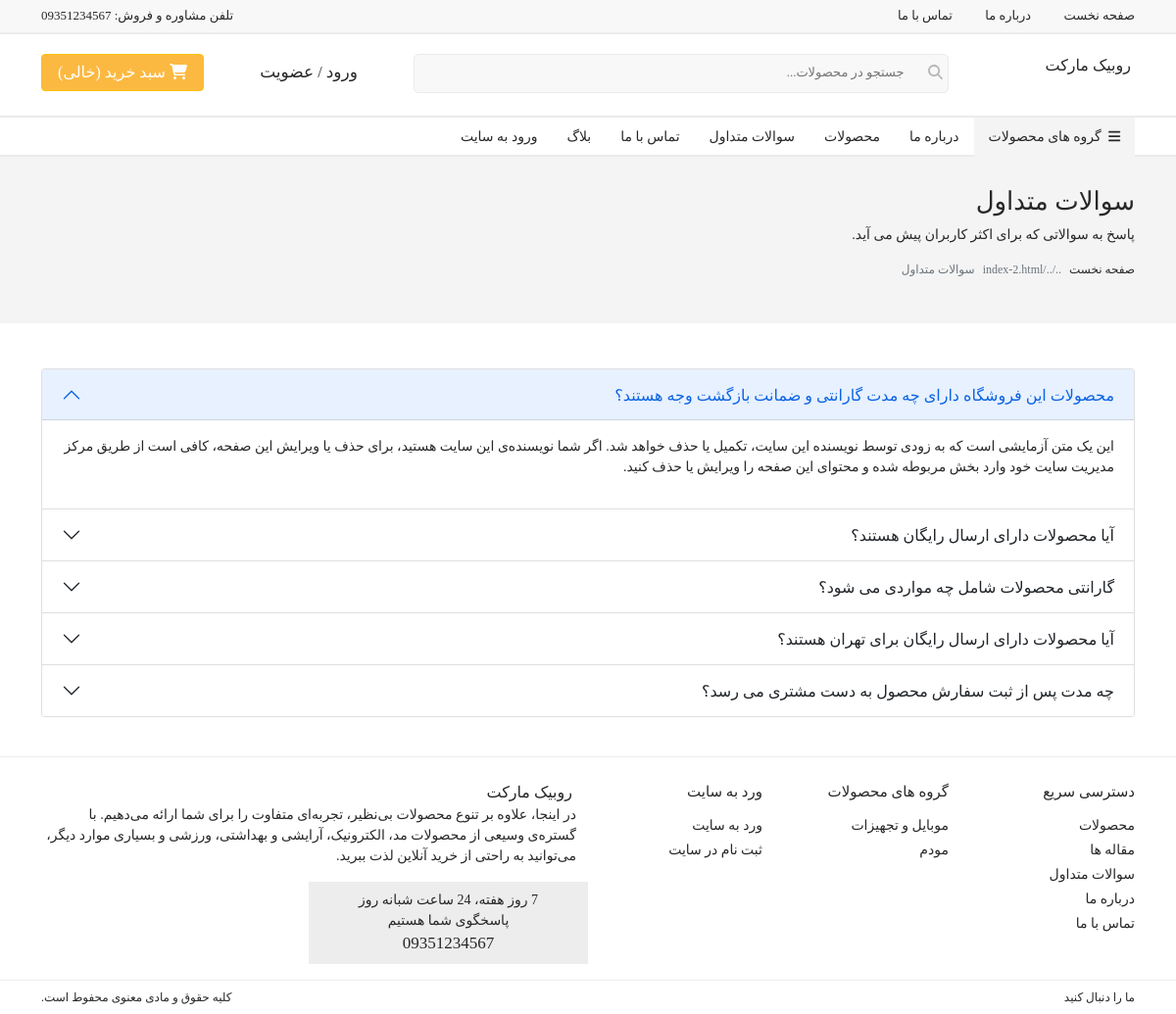
/fag, run on the app's committed database.
### home/models.py (models this page shows, shortened)
class Questions(models.Model):
    question = models.CharField(max_length=200,verbose_name='سوال')
    answer = models.TextField(verbose_name='جواب')
    class Meta:
        verbose_name = 'سوالات متداول'
        verbose_name_plural = 'سوالات های متداول'

### products/models.py (models this page shows, shortened)
class Category(models.Model):
    parent = models.ManyToManyField(CategoryTitles,verbose_name='والد',related_name='tilte_cat',)
    name = models.CharField(max_length=150, verbose_name='عنوان',unique=True)
    created = models.DateTimeField(auto_now_add=True)
    updated = models.DateTimeField(auto_now=True)
    top = models.BooleanField(default=False,verbose_name='برگزیده')
    class Meta:
        verbose_name = 'دسته بندی'
        verbose_name_plural = 'دسته بندی ها'
    def get_absolute_url(self):
        return reverse('product:cat_products', kwargs={'name': self.name})

### home/views.py (the view)
# urls.py: path('fag', views.FrequentlyAskedQuestionsView.as_view(), name='fag'),
class FrequentlyAskedQuestionsView(TemplateView):
    template_name = 'home/FrequentlyAskedQuestions.html'
    def get_context_data(self, **kwargs):
        context = super().get_context_data(**kwargs)
        context['faqs'] = models.Questions.objects.all()
        return context

### context_processors/context_processors.py (called while the page is built)
def group_categories(request):
    group_categories = GroupCategory.objects.all()
    category_titles = CategoryTitles.objects.all()
    categories = Category.objects.all()
    products = Products.objects.all()
    user = User.objects.all()
    marks = Mark.objects.all()
    blog = Blog.objects.all()
    item_count = 5
    categories_has_pro = Category.objects.filter(products__isnull=False).distinct()
    return {'group_categories':group_categories,'caregory_titles':category_titles,'categories':categories,'products':products,'users':user,'marks':marks,'blogs':blog,'cart_count':item_count,'cat_product':categories_has_pro}

### home/templatetags/my_custom_filters.py (called while the page is built)
@register.filter
def divide(value, arg):
    try:
        return int(value) // int(arg)
    except (ValueError, ZeroDivisionError):
        return (None)

### home/templates/home/FrequentlyAskedQuestions.html (shortened to what this page needs)
{% extends 'bace.html' %}
{% load static %}
{% block content %}
    <section class="inner-page" id="faq-page">
        <div class="container-fluid" id="page-hero">
            <div class="row">
                <div class="col-12">
                    <div class="container">
                        <div class="row">
                            <div class="col-12 px-0">
                                <h1>سوالات متداول</h1>
                                <p>پاسخ به سوالاتی که برای اکثر کاربران پیش می آید.</p>
                                <nav aria-label="breadcrumb">
                                    <ol class="breadcrumb">
                                        <li class="breadcrumb-item"><a href="index.html">صفحه نخست</a></li>
                                        <li class="breadcrumb-item active" aria-current="page">سوالات متداول</li>
                                    </ol>
                                </nav>
                            </div>
                        </div>
                    </div>
                </div>
            </div>
        </div>
        <div class="container">
            <div class="row">
                <div class="col-12">
                    <div class="content">
                        <div class="row">
                            <div class="col-12">
                                <div class="accordion mt-3" id="accordionExample">
                                    {% for fag in faqs %}
                                        <div class="accordion-item">
                                            <h2 class="accordion-header" id="heading{{ forloop.counter }}">
                                                {% if forloop.first %}
                                                <button class="accordion-button" type="button" data-bs-toggle="collapse" data-bs-target="#collapse{{ forloop.counter }}" aria-expanded="{{ forloop.first }}" aria-controls="collapse{{ forloop.counter }}">
                                                    {% else %}
                                                <button class="accordion-button collapsed" type="button" data-bs-toggle="collapse" data-bs-target="#collapse{{ forloop.counter }}" aria-expanded="{{ forloop.first }}" aria-controls="collapse{{ forloop.counter }}">
                                                {% endif %}
                                                    {{ fag.question }}
                                                </button>
                                            </h2>
                                            <div id="collapse{{ forloop.counter }}"
                                                 class="accordion-collapse collapse {% if forloop.first %}show{% endif %}"
                                                 aria-labelledby="heading{{ forloop.counter }}"
                                                 data-bs-parent="#accordionExample">
                                                <div class="accordion-body">
                                                    <p>{{ fag.answer }}</p>
                                                </div>
                                            </div>
                                        </div>
                                    {% endfor %}
                                </div>
                            </div>
                        </div>
                    </div>
                </div>
            </div>
        </div>
    </section>
{% endblock %}

### templates/includes/footer.html (shortened to what this page needs)
{% load static %}
<section class="pt-4 pb-3" id="footer">
    <div class="container">
        <div class="row">
            <div class="col-6 col-sm-4 col-lg-2">
                <div class="title">دسترسی سریع</div>
                <ul>
                    <li><a href="{% url 'product:list_product' %}">محصولات</a></li>
                    <li><a href="{% url 'blog:list_blogs' %}">مقاله ها</a></li>
                    <li><a href="{% url 'home:fag' %}">سوالات متداول</a></li>
                    <li><a href="{% url 'account:contactus' %}">درباره ما</a></li>
                    <li><a href="{% url 'account:message' %}">تماس با ما</a></li>
                </ul>
            </div>
            <div class="col-6 col-sm-4 col-lg-2">
                <div class="title">گروه های محصولات</div>
                <ul>
                    {% for cat in cat_product %}
                        <li><a href="{{ cat.get_absolute_url }}">{{ cat.name }}</a></li>
                    {% endfor %}
                </ul>
            </div>
            {% if request.user.is_authenticated %}
                <div class="col-6 col-sm-4 col-lg-2 d-none d-sm-inline-block">
                <div class="title">ناحیه کاربری</div>
                <ul>
                    <li><a href="{% url 'account:profile_user' %}">حساب کاربری</a></li>
                    <li><a href="{% url 'account:user_factors' %}">سفارش های شما</a></li>
                    <li><a href="{% url 'account:change_password' %}">تغیر رمز عبور</a></li>
                    <li><a href="{% url 'cart:detail' %}">سبد خرید</a></li>
                    <li><a href="{% url 'account:fav_detail' %}">علاقه مندی ها</a></li>
                    <li><a href="{% url 'account:add_address' %}">آدرس ها</a></li>
                </ul>
            </div>
                {% else %}
                <div class="col-6 col-sm-4 col-lg-2 d-none d-sm-inline-block">
                <div class="title">ورد به سایت</div>
                <ul>
                    <li><a href="{% url 'account:login_user' %}">ورد به سایت</a></li>
                    <li><a href="{% url 'account:register_user' %}">ثبت نام در سایت</a></li>
                </ul>
            </div>
            {% endif %}
            <div class="col-12 col-md-12 col-lg-6">
                <img src="{% static 'images/logo.png' %}" alt=""> روبیک مارکت
                <p>در اینجا، علاوه بر تنوع محصولات بی‌نظیر، تجربه‌ای متفاوت را برای شما ارائه می‌دهیم. با گستره‌ی وسیعی از محصولات مد، الکترونیک، آرایشی و بهداشتی، ورزشی و بسیاری موارد دیگر، می‌توانید به راحتی از خرید آنلاین لذت ببرید.</p>
                <div class="row">
                    <div class="col-12 col-md-6 text-center p-2" id="encode43vfbb65gtabfb">
                        <div>7 روز هفته، 24 ساعت شبانه روز</div>
                        <div>پاسخگوی شما هستیم</div>
                        <div>09351234567</div>
                    </div>
                    <div class="col-12 col-md-6 pt-2 pt-md-0" id="encode43vfbbbfb">
                        <div class="row">
                            <div class="col-4 text-center">
                            </div>
                            <div class="col-4 text-center">
                            </div>
                            <div class="col-4 text-center">
                            </div>
                        </div>
                    </div>
                </div>
            </div>
        </div>
    </div>
</section>
<section class="py-2" id="copyright">
    <div class="container">
        <div class="row">
            <div class="col-12 col-sm-6" id="social-links">
                <span>ما را دنبال کنید</span>
            </div>
            <div class="col-12 col-sm-6 text-sm-end pt-2 pt-sm-0">
                <span>کلیه حقوق و مادی معنوی محفوط است.</span>
            </div>
        </div>
    </div>
</section>

### static/css/style.css (style rules this page uses)
section#footer { margin-top: 10px; border-top: 1px solid #ededed; border-bottom: 1px solid #ededed; }
section#footer a { color: #282828; transition: 0.2s; }
section#footer p { font-family: "vazir-light-fd"; font-size: 14px; }
section#footer #encode43vfbb65gtabfb { font-size: 14px; background-color: #ededed; }
section#footer #encode43vfbb65gtabfb div:last-child { font-size: 17px; }
section#footer .title { font-family: "vazir-bold-fd"; font-size: 15px; }
section#footer ul { font-family: "vazir-light-fd"; font-size: 14px; padding-top: 10px; list-style: none; padding-right: 0; line-height: 25px; }
section#copyright { font-family: "vazir-light-fd"; font-size: 12px; }
section.inner-page #page-hero { background-color: #f4f4f4; padding-top: 30px; padding-bottom: 30px; }
section.inner-page #page-hero h1 { font-family: "vazir-bold-fd"; font-size: 26px; }
section.inner-page #page-hero p { font-family: "vazir-fd"; font-size: 14px; }
section.inner-page #page-hero .breadcrumb { font-size: 12px; }
section.inner-page #page-hero .breadcrumb a { color: #282828; transition: 0.3s; }
section.inner-page .content { padding-top: 30px; padding-bottom: 30px; background-color: white; }
section.inner-page .content p { font-family: "vazir-fd"; font-size: 14px; }
body { font-family: "vazir-fd"; color: #282828; }
a { text-decoration: none; color: #fcb941; transition: 0.3s; }

### data on the page
Questions: question "محصولات این فروشگاه دارای چه مدت گارانتی و ضمانت بازگشت وجه هستند؟", answer "این یک متن آزمایشی است که به زودی توسط نویسنده این سایت، تکمیل یا حذف خواهد شد. اگر شما نویسنده‌ی این سایت هستید، برای حذف یا ویرایش این صفحه، کافی است از طریق مرکز مدیریت سایت خود وارد بخش مربوطه شده و محتوای این صفحه را ویرایش یا حذف کنید."
Questions: question "آیا محصولات دارای ارسال رایگان هستند؟"
Questions: question "گارانتی محصولات شامل چه مواردی می شود؟"
Questions: question "آیا محصولات دارای ارسال رایگان برای تهران هستند؟"
Questions: question "چه مدت پس از ثبت سفارش محصول به دست مشتری می رسد؟"
Category: name "موبایل و تجهیزات"
Category: name "مودم"
